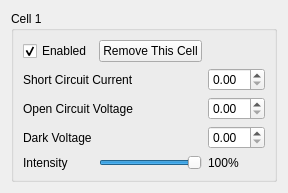
<?xml version="1.0" encoding="UTF-8"?>
<ui version="4.0">
 <class>CellWidget</class>
 <widget class="QWidget" name="CellWidget">
  <property name="geometry">
   <rect>
    <x>0</x>
    <y>0</y>
    <width>288</width>
    <height>170</height>
   </rect>
  </property>
  <property name="sizePolicy">
   <sizepolicy hsizetype="Fixed" vsizetype="Fixed">
    <horstretch>0</horstretch>
    <verstretch>0</verstretch>
   </sizepolicy>
  </property>
  <property name="windowTitle">
   <string>CellWidget</string>
  </property>
  <layout class="QGridLayout" name="gridLayout_2">
   <item row="0" column="0">
    <widget class="QGroupBox" name="group_box">
     <property name="title">
      <string>Cell 1</string>
     </property>
     <layout class="QGridLayout" name="gridLayout">
      <item row="2" column="0" colspan="2">
       <widget class="QLabel" name="label_4">
        <property name="text">
         <string>Open Circuit Voltage</string>
        </property>
       </widget>
      </item>
      <item row="2" column="2">
       <widget class="QDoubleSpinBox" name="open_circuit_voltage"/>
      </item>
      <item row="3" column="0" colspan="2">
       <widget class="QLabel" name="label_5">
        <property name="text">
         <string>Dark Voltage</string>
        </property>
       </widget>
      </item>
      <item row="1" column="0" colspan="2">
       <widget class="QLabel" name="label_3">
        <property name="text">
         <string>Short Circuit Current</string>
        </property>
       </widget>
      </item>
      <item row="1" column="2">
       <widget class="QDoubleSpinBox" name="short_circuit_current"/>
      </item>
      <item row="3" column="2">
       <widget class="QDoubleSpinBox" name="dark_voltage"/>
      </item>
      <item row="4" column="0">
       <widget class="QLabel" name="label">
        <property name="text">
         <string>Intensity</string>
        </property>
       </widget>
      </item>
      <item row="4" column="1">
       <widget class="QSlider" name="intensity">
        <property name="maximum">
         <number>100</number>
        </property>
        <property name="value">
         <number>100</number>
        </property>
        <property name="orientation">
         <enum>Qt::Horizontal</enum>
        </property>
       </widget>
      </item>
      <item row="4" column="2">
       <widget class="QLabel" name="label_intensity">
        <property name="text">
         <string>100%</string>
        </property>
       </widget>
      </item>
      <item row="0" column="0">
       <widget class="QCheckBox" name="checkBox">
        <property name="text">
         <string>Enabled</string>
        </property>
        <property name="checked">
         <bool>true</bool>
        </property>
       </widget>
      </item>
      <item row="0" column="1">
       <widget class="QPushButton" name="push_button_remove">
        <property name="sizePolicy">
         <sizepolicy hsizetype="Minimum" vsizetype="Fixed">
          <horstretch>0</horstretch>
          <verstretch>0</verstretch>
         </sizepolicy>
        </property>
        <property name="text">
         <string>Remove This Cell</string>
        </property>
       </widget>
      </item>
     </layout>
    </widget>
   </item>
  </layout>
 </widget>
 <resources/>
 <connections/>
</ui>
